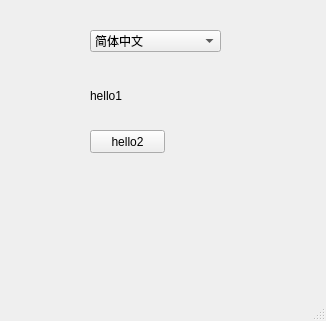
<?xml version="1.0" encoding="UTF-8"?>
<ui version="4.0">
 <class>MainWindow</class>
 <widget class="QMainWindow" name="MainWindow">
  <property name="geometry">
   <rect>
    <x>0</x>
    <y>0</y>
    <width>326</width>
    <height>321</height>
   </rect>
  </property>
  <property name="windowTitle">
   <string>MainWindow</string>
  </property>
  <widget class="QWidget" name="centralwidget">
   <widget class="QComboBox" name="comboBox">
    <property name="geometry">
     <rect>
      <x>90</x>
      <y>30</y>
      <width>131</width>
      <height>22</height>
     </rect>
    </property>
    <item>
     <property name="text">
      <string>简体中文</string>
     </property>
    </item>
    <item>
     <property name="text">
      <string>English</string>
     </property>
    </item>
   </widget>
   <widget class="QLabel" name="label">
    <property name="geometry">
     <rect>
      <x>90</x>
      <y>90</y>
      <width>54</width>
      <height>12</height>
     </rect>
    </property>
    <property name="text">
     <string>hello1</string>
    </property>
   </widget>
   <widget class="QPushButton" name="pushButton">
    <property name="geometry">
     <rect>
      <x>90</x>
      <y>130</y>
      <width>75</width>
      <height>23</height>
     </rect>
    </property>
    <property name="text">
     <string>hello2</string>
    </property>
   </widget>
  </widget>
  <widget class="QMenuBar" name="menubar">
   <property name="geometry">
    <rect>
     <x>0</x>
     <y>0</y>
     <width>326</width>
     <height>22</height>
    </rect>
   </property>
  </widget>
  <widget class="QStatusBar" name="statusbar"/>
 </widget>
 <resources/>
 <connections/>
</ui>
